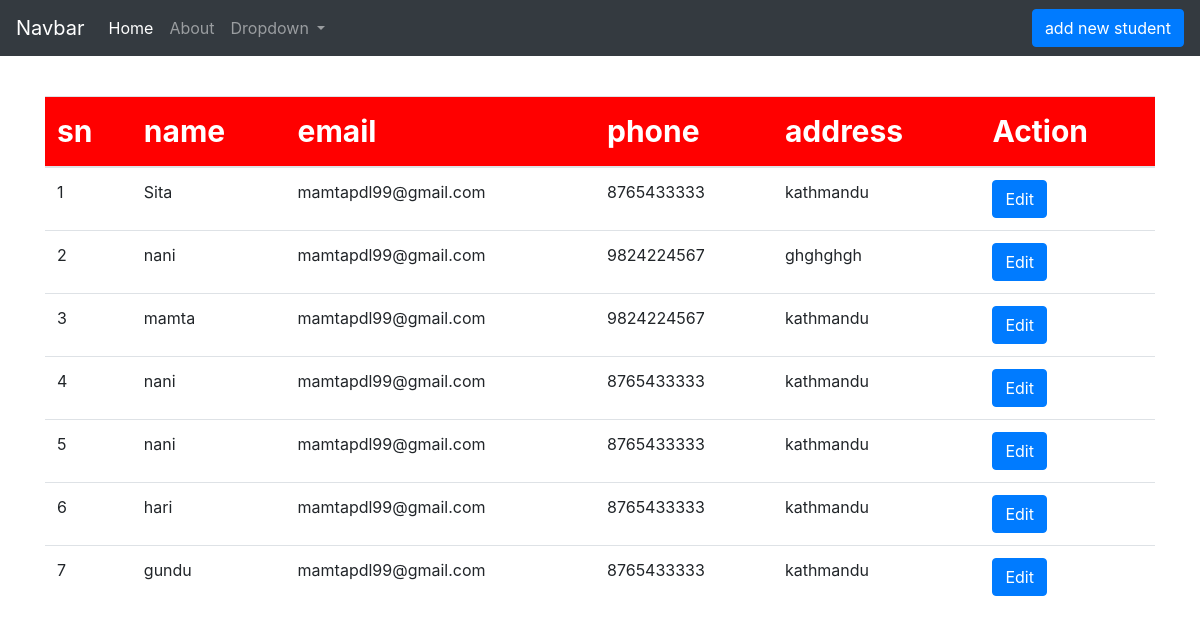
The page / on the database its author committed.
### home/models.py (models this page shows, shortened)
class Studentlist(models.Model):
    name = models.CharField(max_length=120)
    email = models.CharField(max_length=120)
    phone = models.CharField(max_length=120)
    address = models.CharField(max_length=120)

### home/views.py (the view)
# urls.py: 2. Add a URL to urlpatterns:  path('', views.home, name='home')
def home(request):
    studentlist = Studentlist.objects.all()
    context = {
        'studentlist': studentlist,
    }
    return render(request, "index.html", context)

### templates/index.html (shortened to what this page needs)
{% extends "base.html" %}
{% block body %}
{% load static %}
      <div class="container">
        <table class="table table-hover">
            <thead class="mamtaaa">
              <tr>
                <th scope="col" class="mamta1">sn</th>
                <th scope="col" class="mamta1">name</th>
                <th scope="col" class="mamta1">email</th>
                <th scope="col" class="mamta1">phone</th>
                <th scope="col" class="mamta1">address</th>
                <th scope="col" class="mamta1">Action</th>
              </tr>
            </thead>
            <tbody>
              {% for i in studentlist  %}
              <tr>
                <td>{{i.id}}</td>
                <td>{{i.name}}</td>
                <td>{{i.email}}</td>
                <td>{{i.phone}}</td>
                <td>{{i.address}}</td>
                <td>
                    <button type="button" class="btn btn-primary" data-toggle="modal" data-target="#editmamta-{{forloop.counter}}">
                    Edit
                   </button>
                </td>
              </tr>
              {% endfor %}
            </tbody>
          </table>
      </div>
  {% endblock body %}

### templates/base.html (shortened to what this page needs)
<!doctype html>
<html lang="en">
  <head>
    {% load static %}
    <link rel="stylesheet" href="{% static "css/bootstrap.min.css" %}" type="text/css">
    <link rel="stylesheet" href="{% static "css/style.css" %}" type="text/css">
  </head>
  <body>
    {% include "header.html" %}
    {% block body %}
    {% endblock body %}
  </body>
</html>

### templates/header.html (shortened to what this page needs)
{% load static %}
<nav class="navbar navbar-expand-lg navbar-dark bg-dark">
    <a class="navbar-brand" href="#">Navbar</a>
    <div class="collapse navbar-collapse" id="navbarSupportedContent">
      <ul class="navbar-nav mr-auto">
        <li class="nav-item active">
          <a class="nav-link" href="#">Home <span class="sr-only">(current)</span></a>
        </li>
        <li class="nav-item">
          <a class="nav-link" href="#">About</a>
        </li>
        <li class="nav-item dropdown">
          <a class="nav-link dropdown-toggle" href="#" role="button" data-toggle="dropdown" aria-expanded="false">
            Dropdown
          </a>
        </li>
      </ul>
      <div class="form-inline my-2 my-lg-0">
        <button type="button" class="btn btn-primary" data-toggle="modal" data-target="#newaddmodel">
            add new student
           </button>
        </div>
    </div>
  </nav>

### static/css/style.css (style rules this page uses)
.mamtaaa { background-color: red; font-size: 30px; }
.table { margin-top: 40px; }
.table .mamta1 { color: white; }

### rows shown on the page
Studentlist: id "1", name "Sita", email "mamtapdl99@gmail.com", phone "8765433333", address "kathmandu"
Studentlist: id "2", name "nani", email "mamtapdl99@gmail.com", phone "9824224567", address "ghghghgh"
Studentlist: id "3", name "mamta", email "mamtapdl99@gmail.com", phone "9824224567", address "kathmandu"
Studentlist: id "4", name "nani", email "mamtapdl99@gmail.com", phone "8765433333", address "kathmandu"
Studentlist: id "5", name "nani", email "mamtapdl99@gmail.com", phone "8765433333", address "kathmandu"
Studentlist: id "6", name "hari", email "mamtapdl99@gmail.com", phone "8765433333", address "kathmandu"
Studentlist: id "7", name "gundu", email "mamtapdl99@gmail.com", phone "8765433333", address "kathmandu"
